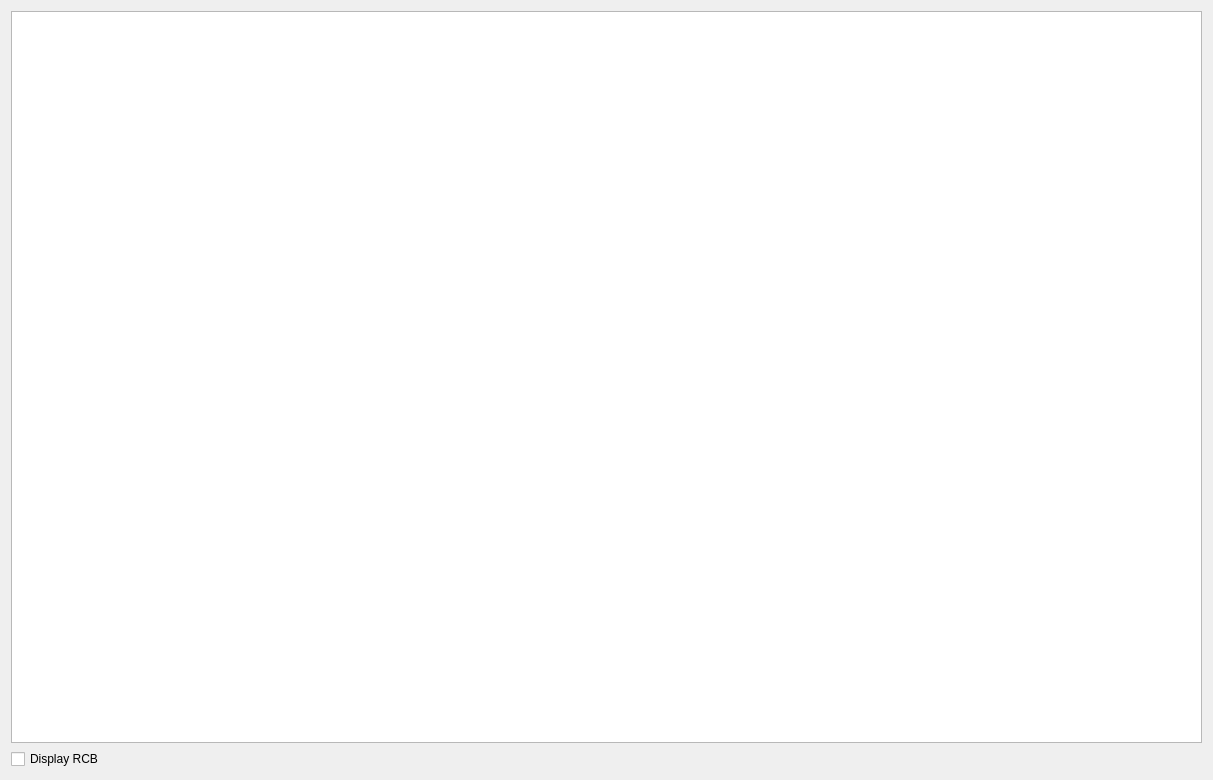
<?xml version="1.0" encoding="UTF-8"?>
<ui version="4.0">
 <class>MerkleTreeDialog</class>
 <widget class="QDialog" name="MerkleTreeDialog">
  <property name="geometry">
   <rect>
    <x>0</x>
    <y>0</y>
    <width>1213</width>
    <height>780</height>
   </rect>
  </property>
  <property name="windowTitle">
   <string>Merkle Tree</string>
  </property>
  <layout class="QVBoxLayout" name="verticalLayout">
   <item>
    <widget class="QTextBrowser" name="textBrowser">
     <property name="font">
      <font>
       <family>Noto Mono</family>
      </font>
     </property>
     <property name="acceptDrops">
      <bool>false</bool>
     </property>
     <property name="lineWrapMode">
      <enum>QTextEdit::NoWrap</enum>
     </property>
    </widget>
   </item>
   <item>
    <layout class="QHBoxLayout" name="horizontalLayout">
     <property name="bottomMargin">
      <number>0</number>
     </property>
     <item>
      <widget class="QCheckBox" name="checkBoxRCB">
       <property name="toolTip">
        <string>&lt;!DOCTYPE HTML PUBLIC &quot;-//W3C//DTD HTML 4.0//EN&quot; &quot;http://www.w3.org/TR/REC-html40/strict.dtd&quot;&gt;
&lt;html&gt;&lt;head&gt;&lt;meta name=&quot;qrichtext&quot; content=&quot;1&quot; /&gt;&lt;style type=&quot;text/css&quot;&gt;
p, li { white-space: pre-wrap; }
&lt;/style&gt;&lt;/head&gt;&lt;body style=&quot; font-family:'Noto Sans'; font-size:14pt; font-weight:400; font-style:normal;&quot;&gt;
&lt;p style=&quot; margin-top:12px; margin-bottom:12px; margin-left:0px; margin-right:0px; -qt-block-indent:0; text-indent:0px;&quot;&gt;What is RCB?&lt;/p&gt;
&lt;p style=&quot; margin-top:12px; margin-bottom:12px; margin-left:0px; margin-right:0px; -qt-block-indent:0; text-indent:0px;&quot;&gt;Computers sometimes have a crazy way of reading from their computer memory, related to something called &amp;quot;endianness&amp;quot;.&lt;/p&gt;
&lt;p style=&quot; margin-top:12px; margin-bottom:12px; margin-left:0px; margin-right:0px; -qt-block-indent:0; text-indent:0px;&quot;&gt;For whatever reason, Bitcoin hashMerkleRoot calculations run like this:&lt;br /&gt;&lt;/p&gt;
&lt;p style=&quot; margin-top:12px; margin-bottom:12px; margin-left:0px; margin-right:0px; -qt-block-indent:0; text-indent:0px;&quot;&gt;Hashes: ... | hash01 hash02 | ...&lt;/p&gt;
&lt;p style=&quot; margin-top:12px; margin-bottom:12px; margin-left:0px; margin-right:0px; -qt-block-indent:0; text-indent:0px;&quot;&gt;Reversed Bytes: ... | 01shha 02shha | ...&lt;/p&gt;
&lt;p style=&quot; margin-top:12px; margin-bottom:12px; margin-left:0px; margin-right:0px; -qt-block-indent:0; text-indent:0px;&quot;&gt;Next Level: ... | Sha256d(&amp;quot;01shha02shha&amp;quot;) | ...&lt;/p&gt;
&lt;p style=&quot; margin-top:12px; margin-bottom:12px; margin-left:0px; margin-right:0px; -qt-block-indent:0; text-indent:0px;&quot;&gt;&lt;br /&gt;For convienence, we provide both the &amp;quot;original bytes&amp;quot; and the &amp;quot;Reversed Concatenated&amp;quot; bytes (RCB). You can just paste the latter into our Sha256d Hash Calculator. &lt;/p&gt;
&lt;p style=&quot; margin-top:12px; margin-bottom:12px; margin-left:0px; margin-right:0px; -qt-block-indent:0; text-indent:0px;&quot;&gt;&lt;span style=&quot; font-style:italic;&quot;&gt;See notes printed out beneath the tree for more details&lt;br /&gt;&lt;/span&gt;&lt;/p&gt;&lt;/body&gt;&lt;/html&gt;</string>
       </property>
       <property name="statusTip">
        <string>Reversed &amp; Concatenated Bytes</string>
       </property>
       <property name="text">
        <string>Display RCB</string>
       </property>
      </widget>
     </item>
    </layout>
   </item>
  </layout>
 </widget>
 <resources/>
 <connections/>
</ui>
